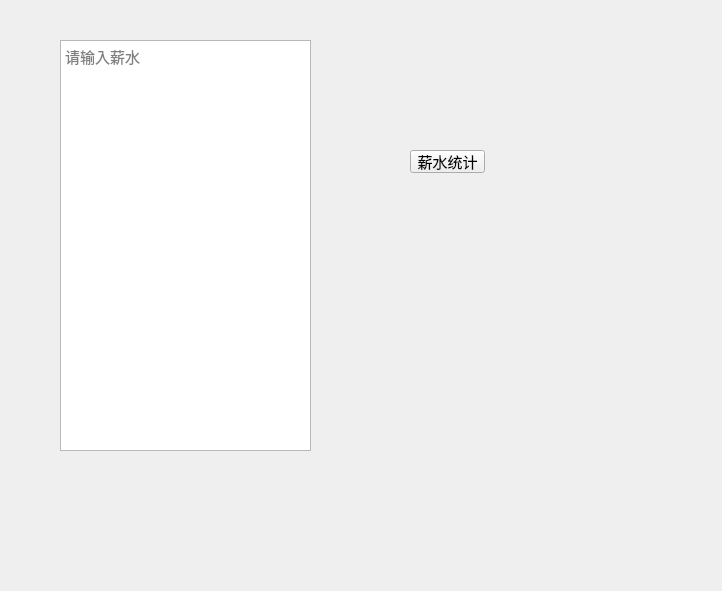
<?xml version="1.0" encoding="UTF-8"?>
<ui version="4.0">
 <class>widget</class>
 <widget class="QWidget" name="widget">
  <property name="geometry">
   <rect>
    <x>0</x>
    <y>0</y>
    <width>722</width>
    <height>591</height>
   </rect>
  </property>
  <property name="font">
   <font>
    <pointsize>11</pointsize>
   </font>
  </property>
  <property name="windowTitle">
   <string>薪水统计</string>
  </property>
  <widget class="QPlainTextEdit" name="TextEdit">
   <property name="geometry">
    <rect>
     <x>60</x>
     <y>40</y>
     <width>251</width>
     <height>411</height>
    </rect>
   </property>
   <property name="placeholderText">
    <string>请输入薪水</string>
   </property>
  </widget>
  <widget class="QPushButton" name="btn">
   <property name="geometry">
    <rect>
     <x>410</x>
     <y>150</y>
     <width>75</width>
     <height>23</height>
    </rect>
   </property>
   <property name="text">
    <string>薪水统计</string>
   </property>
  </widget>
 </widget>
 <resources/>
 <connections/>
</ui>
